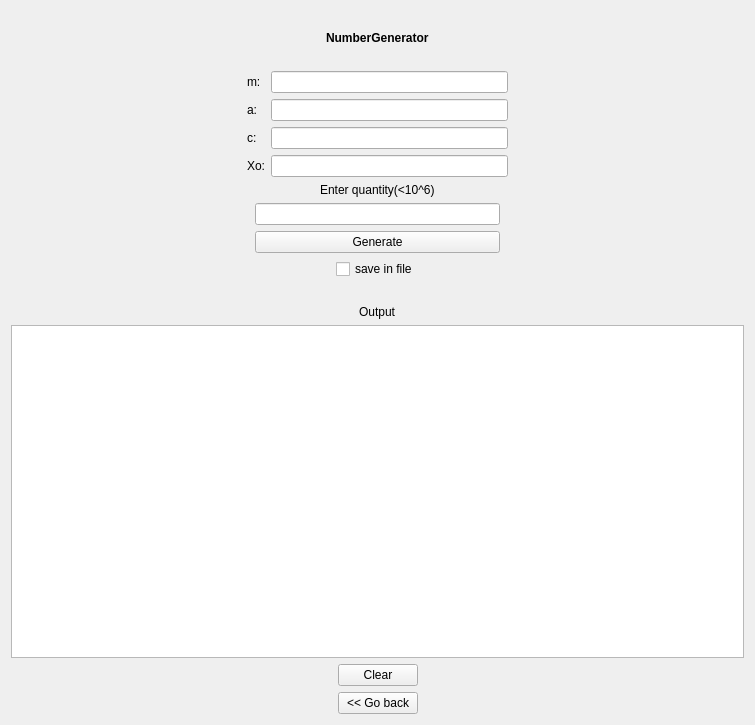
<?xml version="1.0" encoding="UTF-8"?>
<ui version="4.0">
 <class>Form</class>
 <widget class="QWidget" name="Form">
  <property name="geometry">
   <rect>
    <x>0</x>
    <y>0</y>
    <width>755</width>
    <height>725</height>
   </rect>
  </property>
  <property name="windowTitle">
   <string>Form</string>
  </property>
  <layout class="QGridLayout" name="gridLayout">
   <item row="0" column="0">
    <layout class="QGridLayout" name="gridLayout_2">
     <item row="1" column="0">
      <layout class="QVBoxLayout" name="verticalLayout_3">
       <item>
        <spacer name="horizontalSpacer_5">
         <property name="orientation">
          <enum>Qt::Horizontal</enum>
         </property>
         <property name="sizeHint" stdset="0">
          <size>
           <width>40</width>
           <height>20</height>
          </size>
         </property>
        </spacer>
       </item>
       <item alignment="Qt::AlignHCenter">
        <widget class="QLabel" name="label">
         <property name="styleSheet">
          <string notr="true">font: 16pt &quot;Segoe UI&quot;;
font-weight: Bold;</string>
         </property>
         <property name="text">
          <string>NumberGenerator</string>
         </property>
        </widget>
       </item>
       <item>
        <spacer name="horizontalSpacer_8">
         <property name="orientation">
          <enum>Qt::Horizontal</enum>
         </property>
         <property name="sizeHint" stdset="0">
          <size>
           <width>40</width>
           <height>20</height>
          </size>
         </property>
        </spacer>
       </item>
       <item>
        <layout class="QHBoxLayout" name="horizontalLayout_3">
         <item>
          <spacer name="horizontalSpacer">
           <property name="orientation">
            <enum>Qt::Horizontal</enum>
           </property>
           <property name="sizeHint" stdset="0">
            <size>
             <width>40</width>
             <height>20</height>
            </size>
           </property>
          </spacer>
         </item>
         <item>
          <layout class="QVBoxLayout" name="verticalLayout_5">
           <item>
            <widget class="QLabel" name="label_1">
             <property name="styleSheet">
              <string notr="true">font: 10pt &quot;Segoe UI&quot;;</string>
             </property>
             <property name="text">
              <string>m:</string>
             </property>
            </widget>
           </item>
           <item>
            <widget class="QLabel" name="label_2">
             <property name="styleSheet">
              <string notr="true">font: 10pt &quot;Segoe UI&quot;;</string>
             </property>
             <property name="text">
              <string>a:</string>
             </property>
            </widget>
           </item>
           <item>
            <widget class="QLabel" name="label_3">
             <property name="styleSheet">
              <string notr="true">font: 10pt &quot;Segoe UI&quot;;</string>
             </property>
             <property name="text">
              <string>c:</string>
             </property>
            </widget>
           </item>
           <item>
            <widget class="QLabel" name="label_5">
             <property name="styleSheet">
              <string notr="true">font: 10pt &quot;Segoe UI&quot;;</string>
             </property>
             <property name="text">
              <string>Xo:</string>
             </property>
            </widget>
           </item>
          </layout>
         </item>
         <item>
          <layout class="QVBoxLayout" name="verticalLayout_6">
           <item>
            <widget class="QLineEdit" name="edit_m"/>
           </item>
           <item>
            <widget class="QLineEdit" name="edit_a"/>
           </item>
           <item>
            <widget class="QLineEdit" name="edit_c"/>
           </item>
           <item>
            <widget class="QLineEdit" name="edit_x0"/>
           </item>
          </layout>
         </item>
         <item>
          <spacer name="horizontalSpacer_2">
           <property name="orientation">
            <enum>Qt::Horizontal</enum>
           </property>
           <property name="sizeHint" stdset="0">
            <size>
             <width>40</width>
             <height>20</height>
            </size>
           </property>
          </spacer>
         </item>
        </layout>
       </item>
       <item>
        <layout class="QHBoxLayout" name="horizontalLayout">
         <item>
          <spacer name="horizontalSpacer_3">
           <property name="orientation">
            <enum>Qt::Horizontal</enum>
           </property>
           <property name="sizeHint" stdset="0">
            <size>
             <width>40</width>
             <height>20</height>
            </size>
           </property>
          </spacer>
         </item>
         <item>
          <layout class="QVBoxLayout" name="verticalLayout_7">
           <item alignment="Qt::AlignHCenter">
            <widget class="QLabel" name="label_4">
             <property name="styleSheet">
              <string notr="true">font: 14pt &quot;Segoe UI&quot;;</string>
             </property>
             <property name="text">
              <string>Enter quantity(&lt;10^6)</string>
             </property>
            </widget>
           </item>
           <item>
            <widget class="QLineEdit" name="edit_n"/>
           </item>
           <item>
            <widget class="QPushButton" name="generateButton">
             <property name="text">
              <string>Generate</string>
             </property>
            </widget>
           </item>
           <item alignment="Qt::AlignHCenter">
            <widget class="QCheckBox" name="checkBox">
             <property name="text">
              <string>save in file</string>
             </property>
            </widget>
           </item>
          </layout>
         </item>
         <item>
          <spacer name="horizontalSpacer_4">
           <property name="orientation">
            <enum>Qt::Horizontal</enum>
           </property>
           <property name="sizeHint" stdset="0">
            <size>
             <width>40</width>
             <height>20</height>
            </size>
           </property>
          </spacer>
         </item>
        </layout>
       </item>
       <item>
        <spacer name="horizontalSpacer_9">
         <property name="orientation">
          <enum>Qt::Horizontal</enum>
         </property>
         <property name="sizeHint" stdset="0">
          <size>
           <width>40</width>
           <height>20</height>
          </size>
         </property>
        </spacer>
       </item>
       <item alignment="Qt::AlignHCenter">
        <widget class="QLabel" name="label_6">
         <property name="layoutDirection">
          <enum>Qt::LeftToRight</enum>
         </property>
         <property name="styleSheet">
          <string notr="true">font: 14pt &quot;Segoe UI&quot;;</string>
         </property>
         <property name="text">
          <string>Output</string>
         </property>
         <property name="scaledContents">
          <bool>false</bool>
         </property>
        </widget>
       </item>
       <item>
        <widget class="QTextEdit" name="output">
         <property name="readOnly">
          <bool>true</bool>
         </property>
        </widget>
       </item>
       <item>
        <layout class="QHBoxLayout" name="horizontalLayout_2">
         <item>
          <spacer name="horizontalSpacer_6">
           <property name="orientation">
            <enum>Qt::Horizontal</enum>
           </property>
           <property name="sizeHint" stdset="0">
            <size>
             <width>40</width>
             <height>20</height>
            </size>
           </property>
          </spacer>
         </item>
         <item>
          <layout class="QVBoxLayout" name="verticalLayout_2">
           <item>
            <widget class="QPushButton" name="clearButton">
             <property name="text">
              <string>Clear</string>
             </property>
            </widget>
           </item>
           <item>
            <widget class="QPushButton" name="backButton">
             <property name="text">
              <string>&lt;&lt; Go back</string>
             </property>
            </widget>
           </item>
          </layout>
         </item>
         <item>
          <spacer name="horizontalSpacer_7">
           <property name="orientation">
            <enum>Qt::Horizontal</enum>
           </property>
           <property name="sizeHint" stdset="0">
            <size>
             <width>40</width>
             <height>20</height>
            </size>
           </property>
          </spacer>
         </item>
        </layout>
       </item>
      </layout>
     </item>
    </layout>
   </item>
  </layout>
 </widget>
 <resources/>
 <connections/>
</ui>
